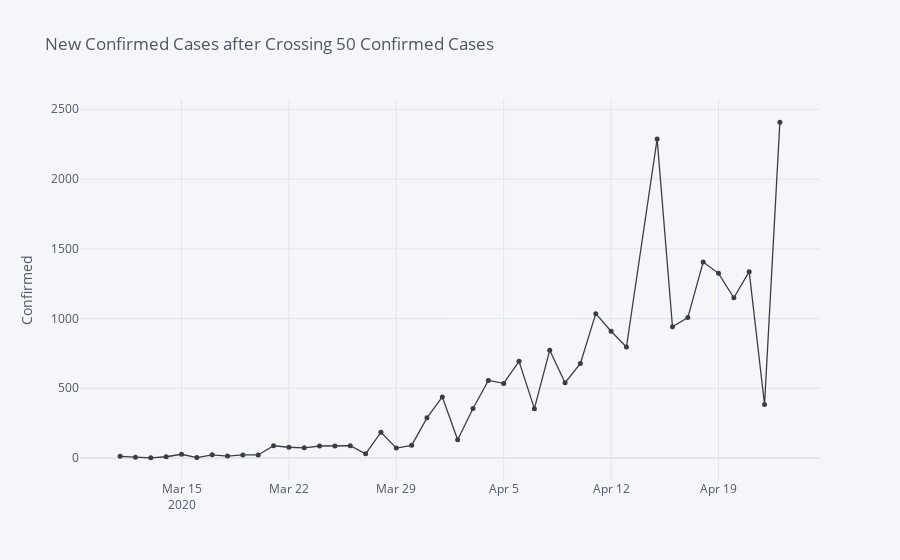
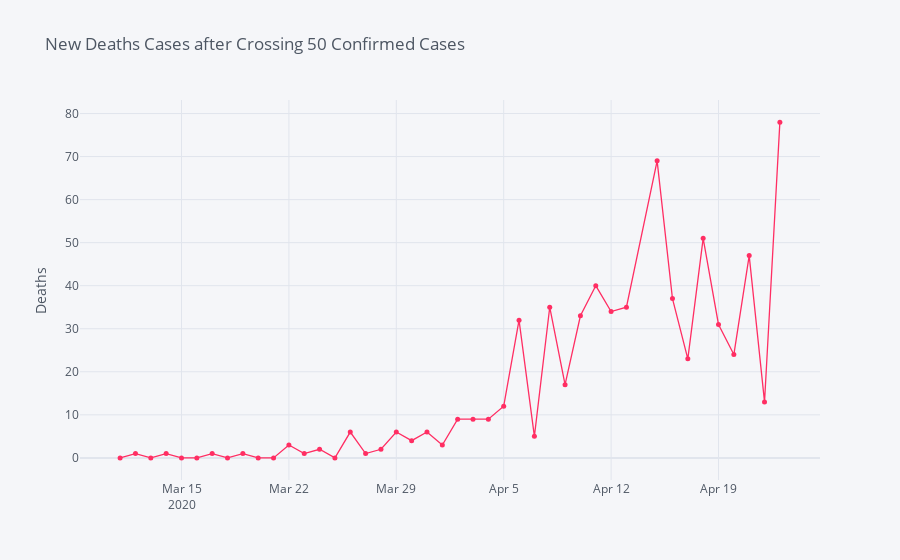

Notebook source saved alongside these figures, in order:
### Code cell
cases_df = df_clean.groupby('Date')['Confirmed', 'Deaths'].sum()

filt_cnf = (cases_df['Confirmed'] >= 50)

temp = cases_df[filt_cnf].diff().dropna()

col_y = ['Confirmed','Deaths']
colr = [cnf,dth]

for i,x in enumerate(col_y):
    temp.iplot(kind = 'scatter',mode = "markers+lines" ,size = 5,y = col_y[i],color=colr[i],yTitle=col_y[i],title=f'New {col_y[i]} Cases after Crossing 50 Confirmed Cases')

### Figure 1 — Plotly figure (JSON) as saved in the notebook; plotly's stock layout.template omitted (floating-point values rounded to 4 significant figures)
{"data": [{"line": {"color": "rgba(57, 62, 70, 1.0)", "dash": "solid", "shape": "linear", "width": 1.3}, "marker": {"size": 5, "symbol": "circle"}, "mode": "markers+lines", "name": "Confirmed", "text": "", "type": "scatter", "x": ["2020-03-11", "2020-03-12", "2020-03-13", "2020-03-14", "2020-03-15", "2020-03-16", "2020-03-17", "2020-03-18", "2020-03-19", "2020-03-20", "2020-03-21", "2020-03-22", "2020-03-23", "2020-03-24", "2020-03-25", "2020-03-26", "2020-03-27", "2020-03-28", "2020-03-29", "2020-03-30", "2020-03-31", "2020-04-01", "2020-04-02", "2020-04-03", "2020-04-04", "2020-04-05", "2020-04-06", "2020-04-07", "2020-04-08", "2020-04-09", "2020-04-10", "2020-04-11", "2020-04-12", "2020-04-13", "2020-04-15", "2020-04-16", "2020-04-17", "2020-04-18", "2020-04-19", "2020-04-20", "2020-04-21", "2020-04-22", "2020-04-23"], "y": [12, 6, 1, 9, 27, 3, 23, 14, 22, 22, 88, 77, 73, 86, 87, 88, 30, 185, 71, 91, 288, 438, 131, 355, 556, 535, 693, 354, 773, 540, 678, 1035, 909, 796, 2287, 941, 1007, 1405, 1324, 1149, 1336, 384, 2408]}], "layout": {"legend": {"bgcolor": "#F5F6F9", "font": {"color": "#4D5663"}}, "paper_bgcolor": "#F5F6F9", "plot_bgcolor": "#F5F6F9", "title": {"font": {"color": "#4D5663"}, "text": "New Confirmed Cases after Crossing 50 Confirmed Cases"}, "xaxis": {"gridcolor": "#E1E5ED", "showgrid": true, "tickfont": {"color": "#4D5663"}, "title": {"font": {"color": "#4D5663"}, "text": ""}, "zerolinecolor": "#E1E5ED"}, "yaxis": {"gridcolor": "#E1E5ED", "showgrid": true, "tickfont": {"color": "#4D5663"}, "title": {"font": {"color": "#4D5663"}, "text": "Confirmed"}, "zerolinecolor": "#E1E5ED"}}}

### Figure 2 — Plotly figure (JSON) as saved in the notebook; plotly's stock layout.template omitted (floating-point values rounded to 4 significant figures)
{"data": [{"line": {"color": "rgba(255, 46, 99, 1.0)", "dash": "solid", "shape": "linear", "width": 1.3}, "marker": {"size": 5, "symbol": "circle"}, "mode": "markers+lines", "name": "Deaths", "text": "", "type": "scatter", "x": ["2020-03-11", "2020-03-12", "2020-03-13", "2020-03-14", "2020-03-15", "2020-03-16", "2020-03-17", "2020-03-18", "2020-03-19", "2020-03-20", "2020-03-21", "2020-03-22", "2020-03-23", "2020-03-24", "2020-03-25", "2020-03-26", "2020-03-27", "2020-03-28", "2020-03-29", "2020-03-30", "2020-03-31", "2020-04-01", "2020-04-02", "2020-04-03", "2020-04-04", "2020-04-05", "2020-04-06", "2020-04-07", "2020-04-08", "2020-04-09", "2020-04-10", "2020-04-11", "2020-04-12", "2020-04-13", "2020-04-15", "2020-04-16", "2020-04-17", "2020-04-18", "2020-04-19", "2020-04-20", "2020-04-21", "2020-04-22", "2020-04-23"], "y": [0, 1, 0, 1, 0, 0, 1, 0, 1, 0, 0, 3, 1, 2, 0, 6, 1, 2, 6, 4, 6, 3, 9, 9, 9, 12, 32, 5, 35, 17, 33, 40, 34, 35, 69, 37, 23, 51, 31, 24, 47, 13, 78]}], "layout": {"legend": {"bgcolor": "#F5F6F9", "font": {"color": "#4D5663"}}, "paper_bgcolor": "#F5F6F9", "plot_bgcolor": "#F5F6F9", "title": {"font": {"color": "#4D5663"}, "text": "New Deaths Cases after Crossing 50 Confirmed Cases"}, "xaxis": {"gridcolor": "#E1E5ED", "showgrid": true, "tickfont": {"color": "#4D5663"}, "title": {"font": {"color": "#4D5663"}, "text": ""}, "zerolinecolor": "#E1E5ED"}, "yaxis": {"gridcolor": "#E1E5ED", "showgrid": true, "tickfont": {"color": "#4D5663"}, "title": {"font": {"color": "#4D5663"}, "text": "Deaths"}, "zerolinecolor": "#E1E5ED"}}}
